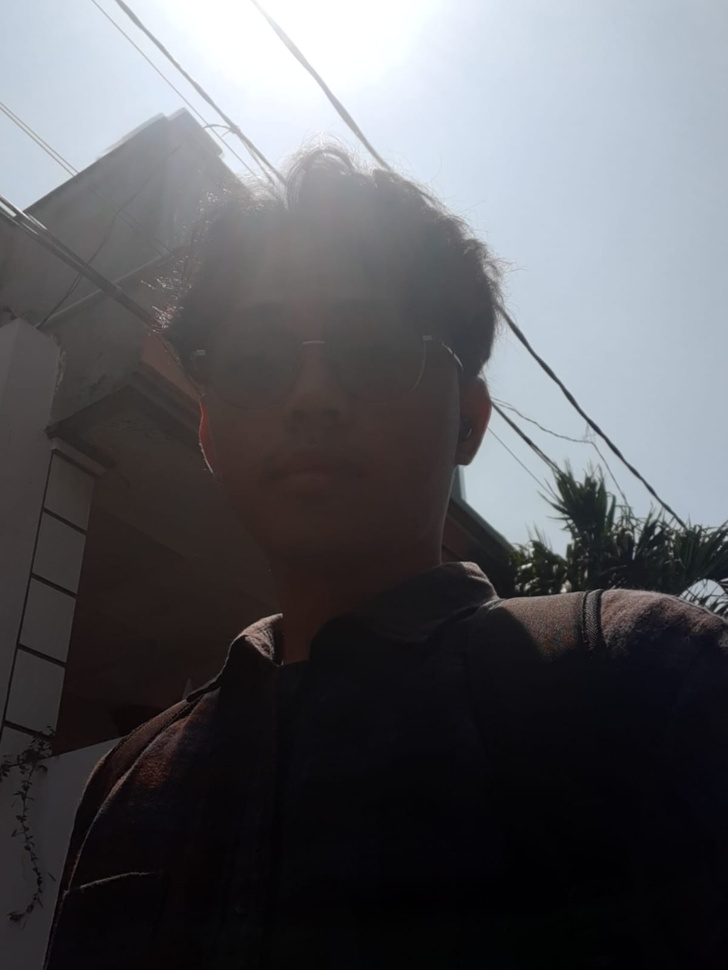
#> input picture citra2.jpg, 728 x 970 px, shrunk from 1200 x 1599 before the run
$ jupyter execute --allow-errors no.3.ipynb
#> lines starting #> are read from the running program, lines starting #| are printed output that depends on the picture
[cell 1]
import cv2
import matplotlib.pyplot as plt

img = cv2.imread("citra2.jpg")
#> img is the input picture: shape (970, 728, 3); mean B, G, R 95.3, 91.3, 90.7
img_rgb = cv2.cvtColor(img, cv2.COLOR_BGR2RGB)

plt.figure(figsize=(5, 5))
plt.imshow(img_rgb)
plt.title("Gambar Asli (RGB)")
plt.axis('off')
plt.show()

[cell 2]
gray = cv2.cvtColor(img, cv2.COLOR_BGR2GRAY)

plt.figure(figsize=(5, 5))
plt.imshow(gray, cmap='gray')
plt.title("Grayscale")
plt.axis('off')
plt.show()

[cell 3]
cerah = cv2.convertScaleAbs(gray, alpha=1, beta=50)
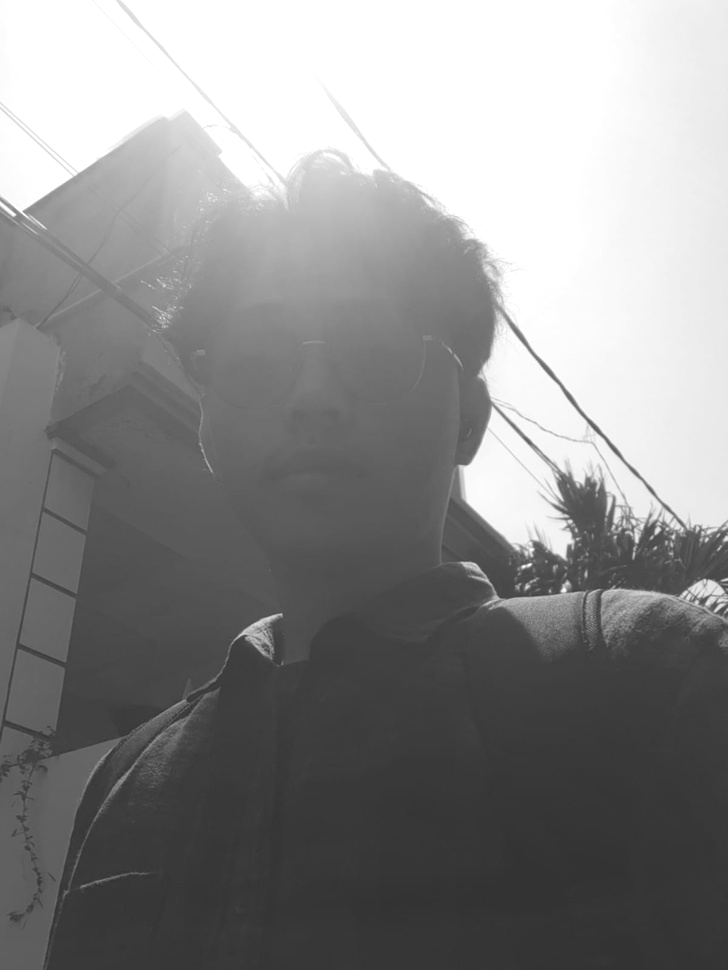
#> cerah: shape (970, 728); min 50, max 255, mean 138.1

plt.figure(figsize=(5, 5))
plt.imshow(cerah, cmap='gray')
plt.title("Dipercerah")
plt.axis('off')
plt.show()

[cell 4]
clahe = cv2.createCLAHE(clipLimit=2.0, tileGridSize=(8,8))
kontras = clahe.apply(gray)
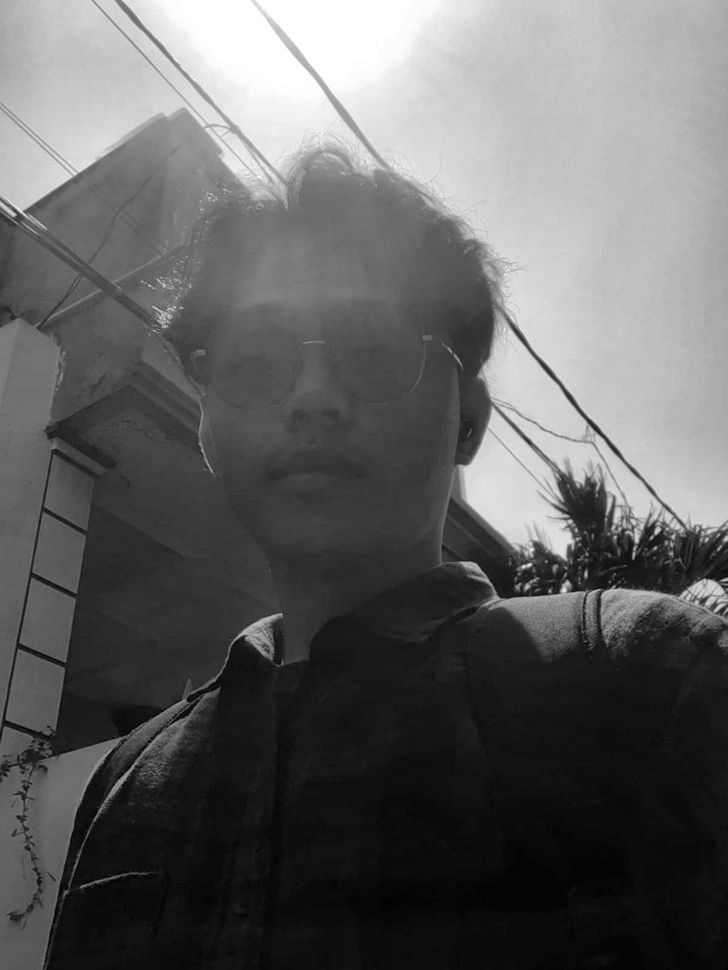
#> kontras: shape (970, 728); min 1, max 255, mean 97.9

plt.figure(figsize=(5, 5))
#> (the rest of this cell did not finish here and is left out)

$ run again, with citra1.jpg copied over citra2.jpg
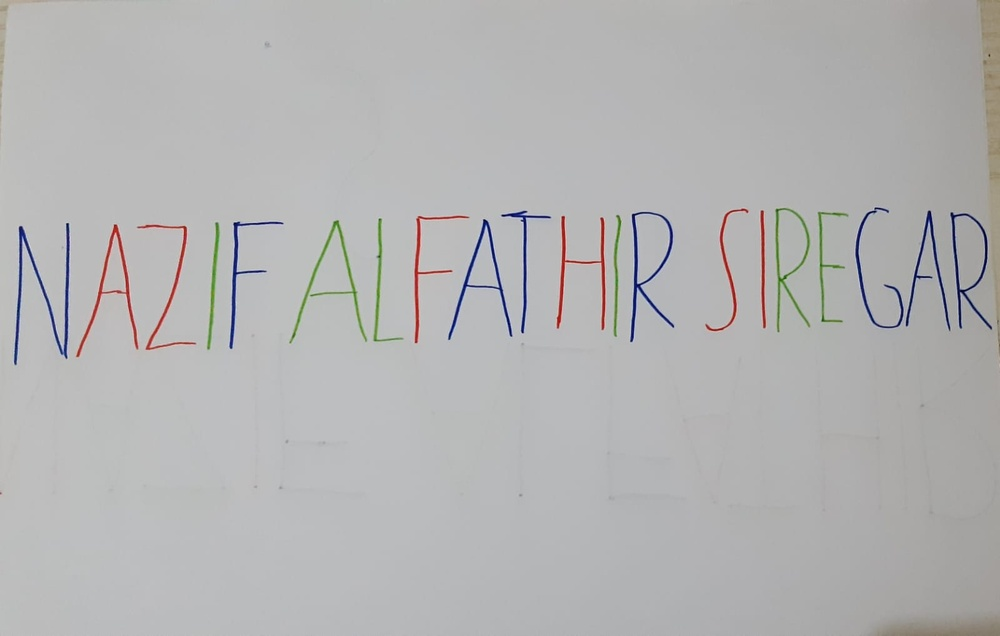
#> input picture citra1.jpg, 1000 x 636 px, shrunk from 1600 x 1018 before the run
#> img is the input picture: shape (636, 1000, 3); mean B, G, R 179.4, 179.2, 179.4
#> `gray = cv2.cvtColor(img, cv2.COLOR_BGR2GRAY)`:
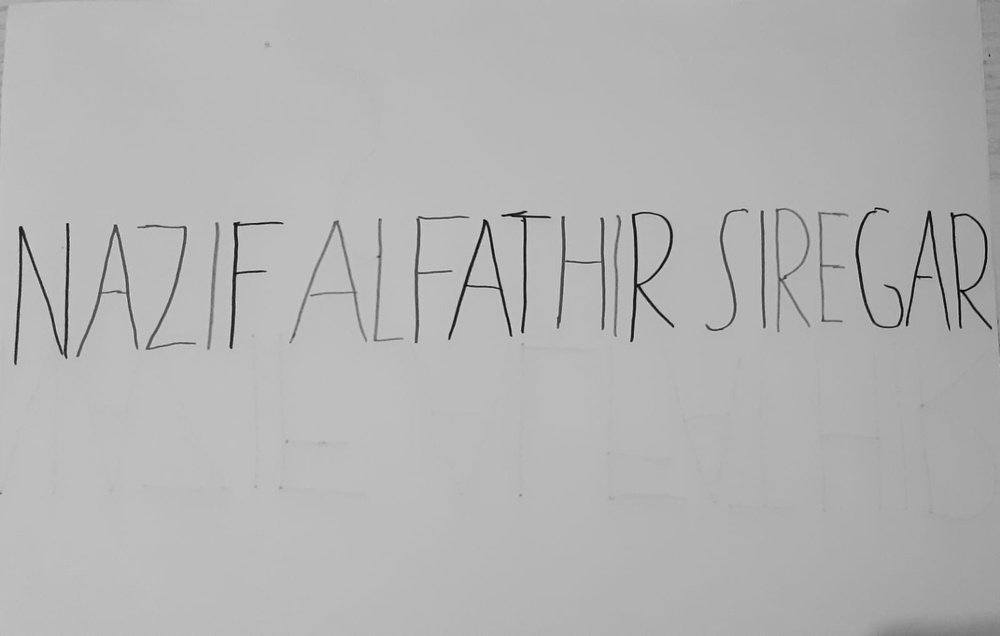
#> gray: shape (636, 1000); min 3, max 214, mean 179.3
#> `cerah = cv2.convertScaleAbs(gray, alpha=1, beta=50)`:
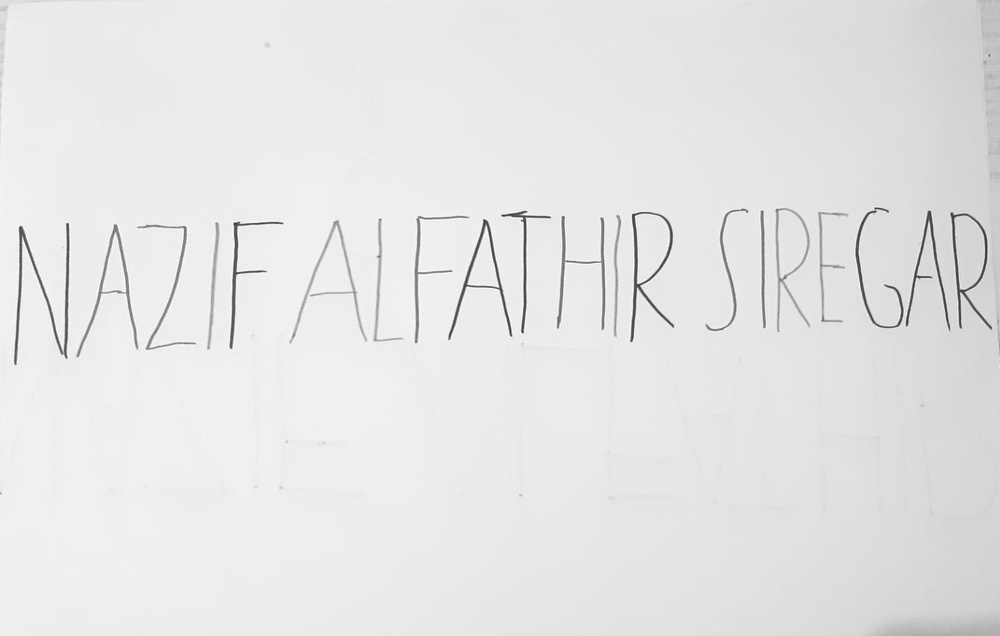
#> cerah: shape (636, 1000); min 53, max 255, mean 229.3
